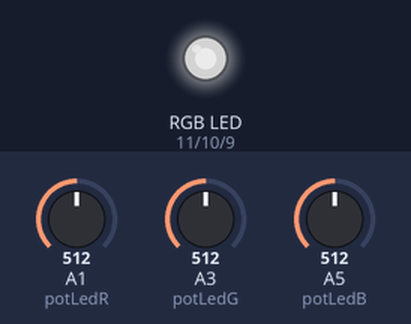
A sketch run on a simulated Arduino Uno, built with avr-gcc and run on an emulated ATmega328P. On the bench: an RGB LED mixed from three pins (HIGH = lit). The inputs (shaded band) are chosen by the test bench; at power-on: A1 (potLedR) = 512, A3 (potLedG) = 512, A5 (potLedB) = 512. Dim RGB values are drawn brighter than linear.

Above: at 1.2 s.
1.3 s: A1 (potLedR) set to 716
At 2.4 s:
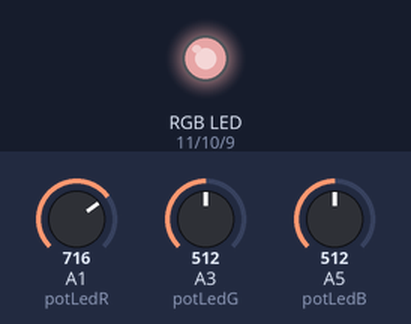
2.8 s: A3 (potLedG) set to 716
At 3.5 s:
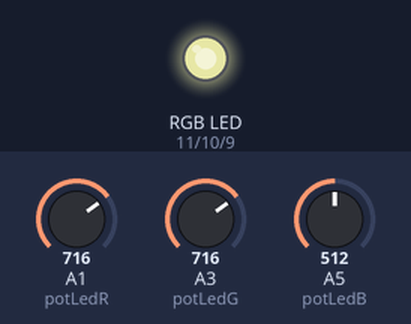
4.3 s: A5 (potLedB) set to 716
At 4.7 s:
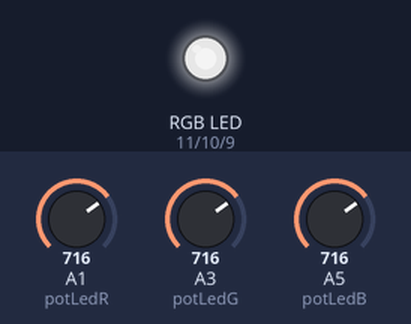
5.8 s: A1 (potLedR) set to 900
At 7.0 s:
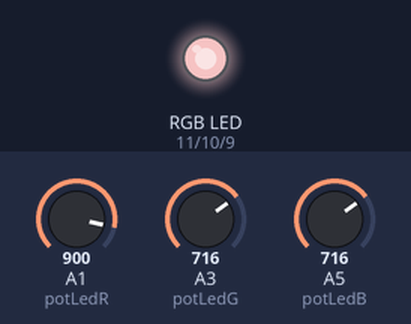
7.3 s: A3 (potLedG) set to 900
At 8.2 s:
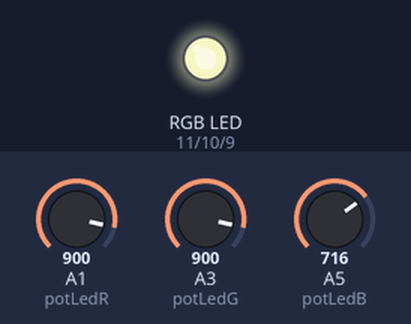
8.8 s: A5 (potLedB) set to 900
At 9.3 s:
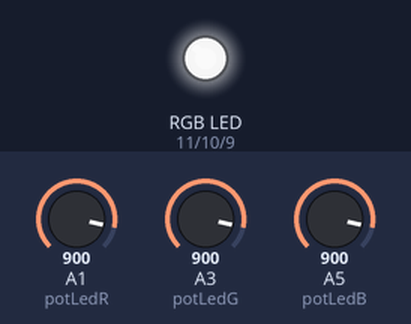
Timing chart, 0 to 11.3 s (numbered marks = the images above; inputs shaded):
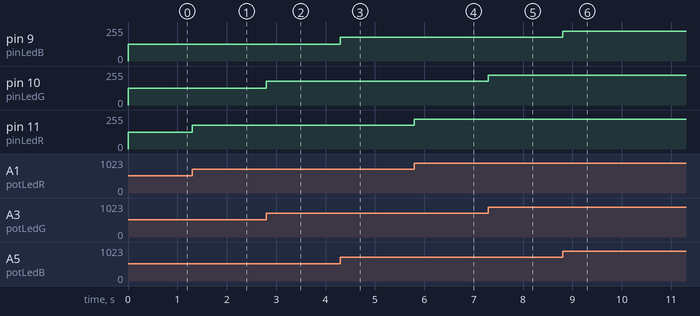

The sketch:

Tema_1_-_LGB_LED_+_3_Potentiometre.ino
```cpp
const int potLedR = A1;
const int potLedG = A3;
const int potLedB = A5;

const int pinLedR = 11;
const int pinLedG = 10;
const int pinLedB = 9;

int ledValueR;
int ledValueG;
int ledValueB;

int potValR;
int potValG;
int potValB;

void setup() {
  // put your setup code here, to run once:
  pinMode(potLedR, INPUT);
  pinMode(potLedG, INPUT);
  pinMode(potLedB, INPUT);

  pinMode(pinLedR, OUTPUT);
  pinMode(pinLedG, OUTPUT);
  pinMode(pinLedB, OUTPUT);

}

void colors(int r, int g, int b){
  analogWrite(pinLedR, r);
  analogWrite(pinLedG, g);
  analogWrite(pinLedB, b);
}

void loop() {

  potValR = analogRead(potLedR);
  potValG = analogRead(potLedG);
  potValB = analogRead(potLedB);

  ledValueR = map(potValR, 0, 1023, 0, 255);
  ledValueG = map(potValG, 0, 1023, 0, 255);
  ledValueB = map(potValB, 0, 1023, 0, 255);

  colors(ledValueR, ledValueG, ledValueB);
}
```

Measured:
- after the input at 1.3 s, pin 11 (pinLedR): 127/255 → 178/255 at once
- after the input at 2.8 s, pin 10 (pinLedG): 127/255 → 178/255 at once
- after the input at 4.3 s, pin 9 (pinLedB): 127/255 → 178/255 at once
- after the input at 5.8 s, pin 11 (pinLedR): 178/255 → 224/255 at once
- after the input at 7.3 s, pin 10 (pinLedG): 178/255 → 224/255 at once
- after the input at 8.8 s, pin 9 (pinLedB): 178/255 → 224/255 at once
